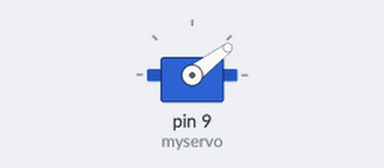
Recording of a sketch running on a simulated Arduino Uno, built with avr-gcc and run on an emulated ATmega328P. On the bench: servo.

Above: at 0.05 s.
At 0.15 s:
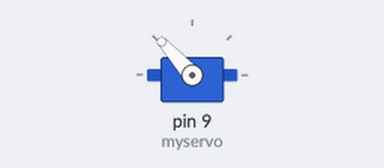
At 0.3 s:
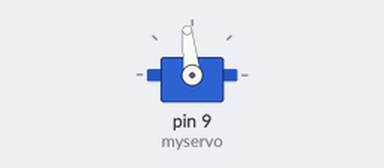
Timing chart, 0 to 3.0 s (numbered marks = the images above):
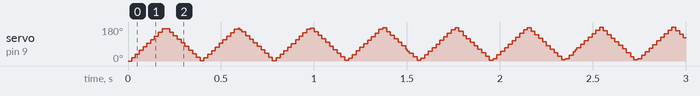

The sketch:

stepper_test.ino
```cpp
#include <Servo.h>
/* Nb notches for 360 degrees */
#define NOTCHES 154
#define HALF_TONE_RATIO 1.0595

float NOTCHES_PER_DEGREE = NOTCHES / 360.0;

int freq_to_delay(float freq) {
  return (NOTCHES_PER_DEGREE / freq);
}

Servo myservo;  // create servo object to control a servo
int pos = 0;    // variable to store the servo position
void setup() {
  myservo.attach(9);  // attaches the servo on pin 9 to the servo object
}


void loop() {

  for (pos = 0; pos <= 180; pos += 1) { // goes from 0 degrees to 180 degrees

    // in steps of 1 degree

    myservo.write(pos);              // tell servo to go to position in variable 'pos'

    delay(1);            // waits 15ms for the servo to reach the position

  }

  for (pos = 180; pos >= 0; pos -= 1) { // goes from 180 degrees to 0 degrees

    myservo.write(pos);              // tell servo to go to position in variable 'pos'

    delay(1);                       // waits 15ms for the servo to reach the position

  }

}
```
